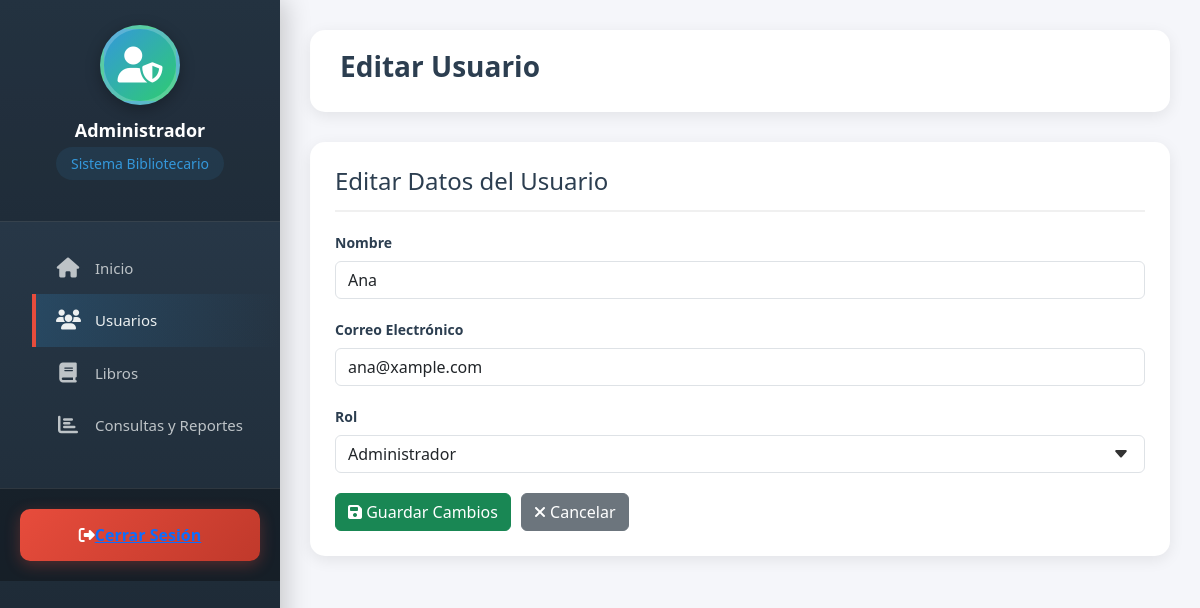
The app's page /usuario/editar_usuario/1/ with its own data.
### core1/models.py (models this page shows)
class CustomUser(AbstractUser):
    ROLE_CHOICES =(
        ('Administrador', 'Administrador'),
        ('Bibliotecario', 'Bibliotecario'),
        ('Estudiante', 'Estudiante'),
    )
    role= models.CharField(max_length=20, choices=ROLE_CHOICES, default='Estudiante')

### core1/views.py (the view)
# urls.py: path('usuario/editar_usuario/<int:id>/', editar_usuarios, name='editar_usuario'),
def editar_usuarios(request,id):
    usuario=get_object_or_404(CustomUser,id=id)
    if request.method=='POST':
        form=CustomUserChangeForm(request.POST, instance=usuario)
        if form.is_valid():
            form.save()
            return redirect('gestion_usuarios')
    else:
        form=CustomUserChangeForm(instance=usuario)
    return render(request,'menus/menu_admin/editar_usuario.html', {'form':form,'usuario':usuario})

### core1/forms.py
class CustomUserChangeForm(UserChangeForm):
    class Meta:
        model=CustomUser
        fields= ('username', 'email','role')

### core1/templates/menus/menu_admin/editar_usuario.html (shortened to what this page needs)
<!DOCTYPE html>
<html lang="es">
<head>
    {%load static %}
    <link rel="stylesheet" href="{% static 'css/menus.css' %}">
      <link rel="stylesheet" href="https://cdnjs.cloudflare.com/ajax/libs/font-awesome/6.4.0/css/all.min.css">
<link href="https://cdn.jsdelivr.net/npm/bootstrap@5.3.0/dist/css/bootstrap.min.css" rel="stylesheet">
<link rel="stylesheet" href="https://cdn.jsdelivr.net/npm/bootstrap-icons@1.10.0/font/bootstrap-icons.css">
</head>
<body>
    <div class="app-container">
        <aside class="sidebar admin-sidebar">
            <div class="sidebar-header">
                <div class="user-avatar">
                    <i class="fas fa-user-shield"></i>
                </div>
                <h3 class="user-name">Administrador</h3>
                <p class="user-role">Sistema Bibliotecario</p>
            </div>
            <nav class="sidebar-nav">
                <ul class="nav-list">
                    <li class="nav-item">
                        <a href={% url 'admin_menu'%}>
                            <i class="fas fa-home nav-icon"></i>
                            <span class="nav-text">Inicio</span>
                        </a>
                    </li>
                    <li class="nav-item active">
                        <a href={% url 'gestion_usuarios'%}>
                            <i class="fas fa-users nav-icon"></i>
                            <span class="nav-text">Usuarios</span>
                    </li>
                    <li class="nav-item">
                        <a href={% url 'gestion_libros'%}>
                            <i class="fas fa-book nav-icon"></i>
                            <span class="nav-text">Libros</span>
                    </li>
                    <li class="nav-item">
                        <a href={% url 'reportes_view'%}>
                            <i class="fas fa-chart-bar nav-icon"></i>
                            <span class="nav-text">Consultas y Reportes</span>
                    </li>
                </ul>
            </nav>
            <div class="sidebar-footer">
                <button class="btn-logout">
                    <i class="fas fa-sign-out-alt"></i>
                    <span><a href = {% url 'logout_view' %}>Cerrar Sesión</a></span>
                </button>
            </div>
        </aside>
        <main class="main-content">
            <header class="main-header">
                <h1 class="page-title">Editar Usuario</h1>
            </header>
            <div class="content-card">
                <h2>Editar Datos del Usuario</h2>
                <form method="POST">
                    <div class="form-group">
                        <label for="nombre">Nombre</label>
                        <input type="text" id="nombre" name='username' value="{{usuario.username}}" class="form-control" value="Juan Pérez">
                    </div>
                    <div class="form-group">
                        <label for="correo">Correo Electrónico</label>
                        <input type="email" id="correo" name='email' value="{{usuario.email}}" class="form-control" value="juan.perez@example.com">
                    </div>
                    <div class="form-group">
                        <label for="rol">Rol</label>
                        <select id="rol" value="{{usuario.role}}" name='role' class="form-control">
                            <option value="Administrador">Administrador</option>
                        </select>
                    </div>
                    <div class="d-flex gap-10 mt-20">
                        <button type="submit" class="btn btn-success">
                            <i class="fas fa-save"></i> Guardar Cambios
                        </button>
                        <a href={% url 'gestion_usuarios'%} class="btn btn-secondary">
                            <i class="fas fa-times"></i> Cancelar
                        </a>
                    </div>
                </form>
            </div>
        </main>
    </div>
</body>
</html>

### static/css/menus.css (style rules this page uses)
* { margin: 0; padding: 0; box-sizing: border-box; }
body { font-family: 'Segoe UI', Tahoma, Geneva, Verdana, sans-serif; background: linear-gradient(135deg, #667eea 0%, #764ba2 100%); min-height: 100vh; color: #333; }
.app-container { display: flex; min-height: 100vh; }
.sidebar { width: 280px; background: linear-gradient(180deg, #2c3e50 0%, #1a252f 100%); color: white; position: fixed; top: 0; left: 0; height: 100vh; overflow-y: auto; transition: all 0.3s ease; box-shadow: 5px 0 25px rgba(0,0,0,0.2); z-index: 1000; }
.sidebar-header { padding: 25px 20px; text-align: center; border-bottom: 1px solid rgba(255,255,255,0.1); background: rgba(0,0,0,0.2); }
.user-avatar { width: 80px; height: 80px; background: linear-gradient(135deg, #3498db, #2ecc71); border-radius: 50%; margin: 0 auto 15px; display: flex; align-items: center; justify-content: center; font-size: 36px; border: 4px solid rgba(255,255,255,0.2); box-shadow: 0 4px 15px rgba(0,0,0,0.3); }
.user-name { font-size: 18px; font-weight: 600; margin-bottom: 5px; color: white; }
.user-role { font-size: 14px; color: #3498db; background: rgba(52, 152, 219, 0.1); padding: 6px 15px; border-radius: 20px; display: inline-block; }
.sidebar-nav { padding: 20px 0; flex: 1; }
.nav-list { list-style: none; }
.nav-item { margin: 0; position: relative; }
.nav-item a { display: flex; align-items: center; padding: 15px 20px; color: #bdc3c7; text-decoration: none; transition: all 0.3s ease; border-left: 4px solid transparent; }
.nav-item.active a { background: linear-gradient(90deg, rgba(52, 152, 219, 0.2), transparent); color: #ecf0f1; border-left-color: #e74c3c; }
.nav-icon { font-size: 20px; margin-right: 15px; width: 24px; text-align: center; }
.nav-text { flex: 1; font-size: 15px; font-weight: 500; }
.sidebar-footer { padding: 20px; border-top: 1px solid rgba(255,255,255,0.1); background: rgba(0,0,0,0.3); }
.btn-logout { width: 100%; padding: 14px; background: linear-gradient(135deg, #e74c3c, #c0392b); color: white; border: none; border-radius: 10px; font-size: 16px; font-weight: 600; cursor: pointer; display: flex; align-items: center; justify-content: center; transition: all 0.3s ease; box-shadow: 0 4px 15px rgba(231, 76, 60, 0.3); }
.main-content { margin-left: 280px; flex: 1; padding: 30px; background: #f5f6fa; min-height: 100vh; }
.main-header { background: white; padding: 20px 30px; border-radius: 15px; box-shadow: 0 4px 15px rgba(0,0,0,0.08); margin-bottom: 30px; display: flex; justify-content: space-between; align-items: center; }
.page-title { font-size: 28px; color: #2c3e50; font-weight: 700; }
.btn { padding: 10px 20px; border: none; border-radius: 8px; font-size: 14px; font-weight: 600; cursor: pointer; transition: all 0.3s; text-decoration: none; display: inline-flex; align-items: center; gap: 8px; }
.btn-success { background: #2ecc71; color: white; border: 2px solid #2ecc71; }
.btn-secondary { background: #95a5a6; color: white; border: 2px solid #95a5a6; }
.content-card { background: white; border-radius: 15px; padding: 25px; margin-bottom: 25px; box-shadow: 0 4px 15px rgba(0,0,0,0.08); }
.content-card h2, .content-card h3 { color: #2c3e50; margin-bottom: 20px; padding-bottom: 15px; border-bottom: 2px solid #f0f0f0; }
.content-card h2 { font-size: 24px; }
.form-group { margin-bottom: 20px; }
.form-group label { display: block; margin-bottom: 8px; font-weight: 600; color: #2c3e50; font-size: 14px; }
.form-control { width: 100%; padding: 12px 15px; border: 1px solid #ddd; border-radius: 8px; font-size: 14px; transition: all 0.3s; }
select.form-control { background-repeat: no-repeat; background-position: right 15px center; background-size: 16px; padding-right: 40px; }
.d-flex { display: flex; }
.gap-10 { gap: 10px; }
.mt-20 { margin-top: 20px; }
.content-card form, .user-info-card, .user-profile-header, .user-details-grid { animation: slideIn 0.3s ease-out; }

### records on screen
CustomUser: username "Ana", email "ana@xample.com", role "Administrador"
